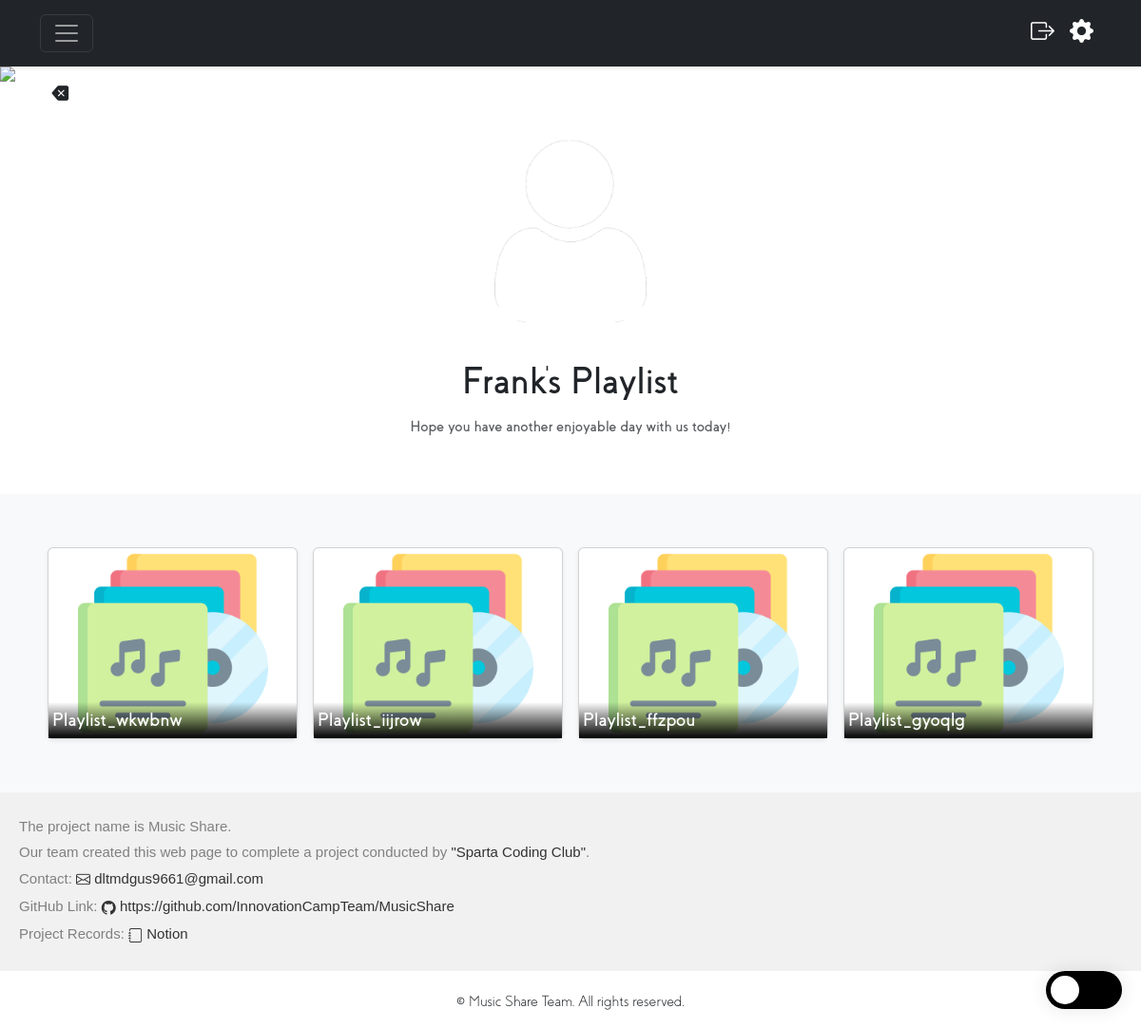
/friends/playlist/user_tlxxlx (signed in), run on the app's committed database.
### flask_app.py (models this page shows, shortened)
class User(db.Model):
    __tablename__ = 'User'
    id = db.Column(db.String(30), primary_key=True)
    password = db.Column(db.String(100), nullable=False)
    username = db.Column(db.String(100), nullable=False)
    img = db.Column(db.Text, nullable=True)

class Playlist(db.Model):
    __tablename__ = 'Playlist'
    plid = db.Column(db.Integer, primary_key=True,autoincrement=True)
    id = db.Column(db.String(30),ForeignKey('User.id',ondelete='CASCADE'))
    name = db.Column(db.String(100), nullable=False)
    img = db.Column(db.Text)
    user = db.relationship("User",backref=db.backref('Playlist', cascade='delete'))

### flask_app.py (the view)
@app.route("/friends/playlist/<id>")
def friendPlaylist(id):
    if isFriend(id):
        addURL = url_for('addFriend')
        searchURL = url_for('searchUser')
        loadURL = url_for('loadFriend')
        deleteURL = url_for('deleteFriend')
        friend = db.session.query(User).filter_by(id=id).first()
        playlists = Playlist.query.filter_by(id=id).all()
        print(playlists)
        return render_template('friend_playlists.html',friend=friend,playlists=playlists,addURL=addURL,searchURL=searchURL,loadURL=loadURL,deleteURL=deleteURL)
    else :
        flash('현재 친구로 추가되지 않은 사용자입니다.')
        return  redirect(url_for('playlists'))

### flask_app.py (called while the page is built)
def isFriend(id) :
    share = db.session.query(Share).filter_by(id=session['id'],shareid=id).first()
    if share == None :
        return False
    return True

### templates/friend_playlists.html (shortened to what this page needs)
{% extends "layout.html" %}
{% block content %}
  <main>
    <img src="https://capsule-render.vercel.app/api?type=waving&color=auto&section=header&height=180" style="width: 100vw; position: absolute; z-index: -99"/>
    <section class="py-5 text-center container" style="position:relative">
      <button type="button"onClick="location.href='/playlists/'" class="btn" style="font-size: 18px; position:absolute; top:2%; left:1%"><i class="bi bi-backspace-fill"></i></button>
      {% if friend.img%}
        <img class="mb-4" src="{{friend.img}}" style="width:250px; height:250px; object-fit: cover; border-radius: 70%; border:15px solid white;"></img>
        {%else%}
        <img class="mb-4" src="/static/img/user.png" style="width:250px; height:250px; object-fit: cover; border-radius: 70%; border:15px solid white;"></img>
      {% endif %}
      <div class="row py-lg-5" style="position:absolute;width:100%; top:70%;">
        <div class="col mx-auto">
          <h1 class="fw-light" style="width:100%;">
            <font style="vertical-align: inherit">
              <font style="vertical-align: inherit; font-size: 5vh; font-weight: 700;">{{friend.username}}'s Playlist</font>
            </font>
          </h1>
          <p class="lead text-body-secondary">
            <font style="vertical-align: inherit">
              <font style="vertical-align: inherit; font-size: 2vh; font-weight: 700;">Hope you have another enjoyable day with us today!</font>
            </font>
          </p>
        </div>
      </div>
    </section>
    <div class="album py-5 bg-body-tertiary" style="margin-top:80px">
      <div class="container">
        {% if playlists %}
          <div class="row row-cols-4 g-0">
            {% for playlist in playlists %}
              <div class="col p-2" id="playlist_item">
                <div class="card shadow-sm">
                  {% if playlist.img %}
                  <img class="bd-placeholder-img card-img-top" width="100%" object-fit="cover" src="{{playlist.img}}" alt="..." style="object-fit: cover; height:200px"/>
                  {%else%}
                  <img class="bd-placeholder-img card-img-top" width="100%" object-fit="cover" src="/static/img/playlist.png" alt="..." style="object-fit: scale-down; height:200px"/>
                  {% endif %}
                  <div class="card-body p-1" style="position:absolute; background:linear-gradient(to bottom, transparent, black); width:100%; bottom:0%;">
                    <a href="{{ url_for('friend_musics', plid=playlist.plid) }}" style="text-decoration-line: none;">
                      <p class="card-text" style="overflow: hidden; text-overflow: ellipsis; white-space: nowrap; color:white; font-size: 20px;font-weight:1000;">{{ playlist.name }}
                      </p>
                    </a>
                  </div>
                </div>
              </div>
            {% endfor %}
          </div>
        {% else %}
          <div class="col">
            <p style="font-size: 4vh; font-weight: 700;" align='center'>Add a playlist right now!</p>
          </div>
        {% endif %}
      </div>
    </div>
  </main>
{% endblock %}

### static/css/style.css (style rules this page uses)
body { font-family: 'Coves', sans-serif !important; text-align: center; }
.bd-placeholder-img { font-size: 1.125rem; text-anchor: middle; -webkit-user-select: none; -moz-user-select: none; user-select: none; }
.bi { vertical-align: -.125em; fill: currentColor; }

### data on the page
User: username "Frank"
Playlist: name "Playlist_wkwbnw"
Playlist: name "Playlist_iijrow"
Playlist: name "Playlist_ffzpou"
Playlist: name "Playlist_gyoqlg"
